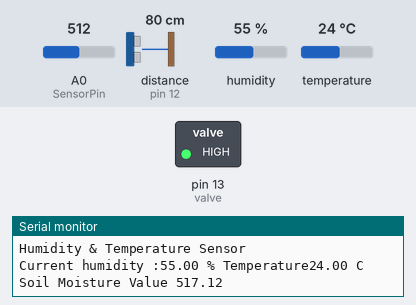
This sketch was run on a simulated Arduino Uno, built with avr-gcc and run on an emulated ATmega328P. Shown: switched loads named in the sketch (green lamp = pin HIGH), the last lines printed to the serial monitor. Wiring (inferred from the names in the program): ultrasonic range finder: trigger pin 11; echo pin 12. The inputs (shaded band) are chosen by the test bench; at power-on: A0 (SensorPin) = 512, distance to the obstacle (sensor on pin 12) 80 cm, humidity 55 %, temperature 24 °C. The echo pulse lasts 58.3 µs per cm; pins used as bus, display or sensor lines are not drawn.

Above: at 1.2 s.
1.3 s: A0 (SensorPin) set to 580
5.7 s: A0 (SensorPin) set to 599
At 7.3 s:
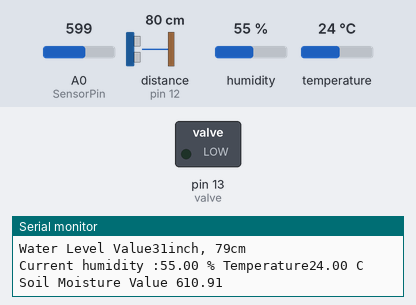
12.2 s: A0 (SensorPin) set to 306
At 13.2 s:
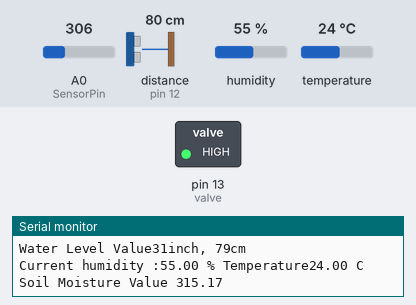
13.7 s: A0 (SensorPin) set to 610
At 15.8 s:
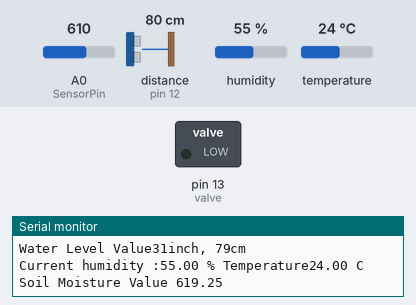
Timing chart, 0 to 21.4 s (numbered marks = the images above; inputs shaded):
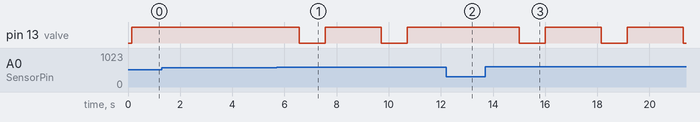

The sketch:

Irrigation_Full.ino
```cpp
#include "DHT.h"
#define DHTTYPE DHT11
#define DHTPIN 7

//Soil Moisture
#define SensorPin A0
float sensorValue = 0;

//Ultrasonic sensor
int trigPin = 11;    // Trigger
int echoPin = 12;    // Echo
long duration, cm, inches;

//Relay
 const int valve = 13;

DHT dht(DHTPIN, DHTTYPE);

void setup() {
  // put your setup code here, to run once:
  Serial.begin(9600);
  Serial.println("Humidity & Temperature Sensor \n\n");
  dht.begin();
  pinMode(trigPin, OUTPUT);
  pinMode(echoPin, INPUT);
  pinMode(valve,OUTPUT);

}

void loop() {
  // put your main code here, to run repeatedly:


  float h = dht.readHumidity();
  float t = dht.readTemperature();
  float f = dht.readTemperature(true);

    if (isnan(h) || isnan(t) || isnan(f)) {
    Serial.println(F("Failed to read from DHT sensor!"));
    return;
  }

  Serial.print("Current humidity :" );
  Serial.print(h);
  Serial.print(" % "  );
  Serial.print("Temperature");
  Serial.print(t);
  Serial.println(" C ") ;

  /////////////////////Soil Moisture///////////////////////
   for (int i = 0; i <= 100; i++)
 {
   sensorValue = sensorValue + analogRead(SensorPin);
   delay(1);
 }
 sensorValue = sensorValue/100.0;
 Serial.print("Soil Moisture Value ");
 Serial.println(sensorValue);
 if(sensorValue >600) {
 digitalWrite(valve,LOW);
  delay(1000);
 }
 digitalWrite(valve,HIGH);
 delay(2000);

 ///////////////////////////////////////////////////////////////

 ///////////////////Ultrasonic Sensor/////////////////////////
 // The sensor is triggered by a HIGH pulse of 10 or more microseconds.
  // Give a short LOW pulse beforehand to ensure a clean HIGH pulse:
  digitalWrite(trigPin, LOW);
  delayMicroseconds(5);
  digitalWrite(trigPin, HIGH);
  delayMicroseconds(10);
  digitalWrite(trigPin, LOW);

  // Read the signal from the sensor: a HIGH pulse whose
  // duration is the time (in microseconds) from the sending
  // of the ping to the reception of its echo off of an object.
  pinMode(echoPin, INPUT);
  duration = pulseIn(echoPin, HIGH);

  // Convert the time into a distance
  cm = (duration/2) / 29.1;     // Divide by 29.1 or multiply by 0.0343
  inches = (duration/2) / 74;   // Divide by 74 or multiply by 0.0135

  Serial.print("Water Level Value");
  Serial.print(inches);
  Serial.print("inch, ");
  Serial.print(cm);
  Serial.print("cm");
  Serial.println();


  /*//////////////////////////Relay////////////////////////////////////////////////
  digitalWrite(valve,HIGH);
  delay(2000);
  digitalWrite(valve,LOW);
  delay(5000);*/

}
```

Measured:
- the behaviour switches between 588 and 589 on A0 (SensorPin) (found by bisection; images 0 and 1)
- after the input at 5.7 s, pin 13 (valve): alternates HIGH for 2.1 s and LOW for 1.0 s, starting after 0.87 s
- after the input at 12.2 s, pin 13 (valve): stays HIGH (without the input it goes to LOW after 0.66 s)
- after the input at 13.7 s, pin 13 (valve): alternates HIGH for 2.1 s and LOW for 1.0 s, starting after 1.3 s
